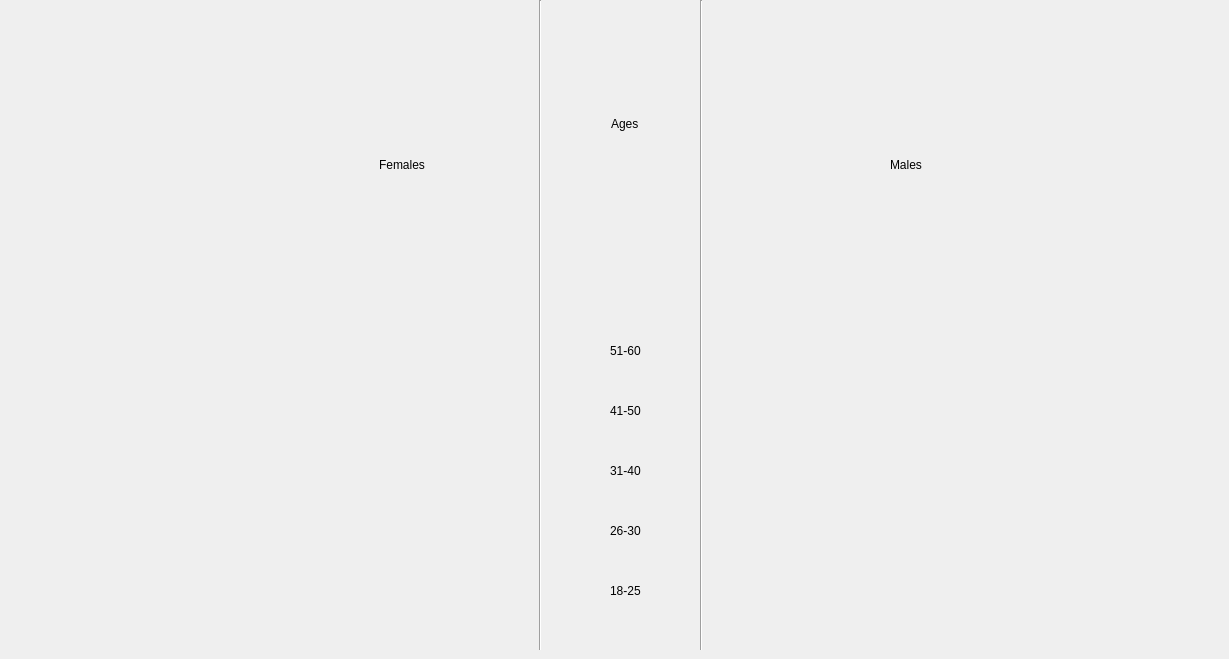
       <widget class="QWidget" name="agepyramid">
        <attribute name="title">
         <string>age pyramid</string>
        </attribute>
        <widget class="agepyramidwidget" name="age_pyramid" native="true">
         <property name="geometry">
          <rect>
           <x>20</x>
           <y>0</y>
           <width>1200</width>
           <height>650</height>
          </rect>
         </property>
         <widget class="QLabel" name="label">
          <property name="geometry">
           <rect>
            <x>359</x>
            <y>154</y>
            <width>71</width>
            <height>21</height>
           </rect>
          </property>
          <property name="text">
           <string>Females</string>
          </property>
         </widget>
         <widget class="QLabel" name="label_2">
          <property name="geometry">
           <rect>
            <x>870</x>
            <y>154</y>
            <width>71</width>
            <height>21</height>
           </rect>
          </property>
          <property name="text">
           <string>Males</string>
          </property>
         </widget>
         <widget class="Line" name="line_43">
          <property name="geometry">
           <rect>
            <x>510</x>
            <y>0</y>
            <width>20</width>
            <height>651</height>
           </rect>
          </property>
          <property name="orientation">
           <enum>Qt::Vertical</enum>
          </property>
         </widget>
         <widget class="Line" name="line_44">
          <property name="geometry">
           <rect>
            <x>671</x>
            <y>0</y>
            <width>20</width>
            <height>651</height>
           </rect>
          </property>
          <property name="orientation">
           <enum>Qt::Vertical</enum>
          </property>
         </widget>
         <widget class="QLabel" name="label_5">
          <property name="geometry">
           <rect>
            <x>591</x>
            <y>113</y>
            <width>31</width>
            <height>21</height>
           </rect>
          </property>
          <property name="text">
           <string>Ages</string>
          </property>
         </widget>
         <widget class="QLabel" name="label_6">
          <property name="geometry">
           <rect>
            <x>590</x>
            <y>340</y>
            <width>31</width>
            <height>21</height>
           </rect>
          </property>
          <property name="text">
           <string>51-60</string>
          </property>
         </widget>
         <widget class="QLabel" name="label_7">
          <property name="geometry">
           <rect>
            <x>590</x>
            <y>400</y>
            <width>31</width>
            <height>21</height>
           </rect>
          </property>
          <property name="text">
           <string>41-50</string>
          </property>
         </widget>
         <widget class="QLabel" name="label_8">
          <property name="geometry">
           <rect>
            <x>590</x>
            <y>460</y>
            <width>31</width>
            <height>21</height>
           </rect>
          </property>
          <property name="text">
           <string>31-40</string>
          </property>
         </widget>
         <widget class="QLabel" name="label_9">
          <property name="geometry">
           <rect>
            <x>590</x>
            <y>520</y>
            <width>31</width>
            <height>21</height>
           </rect>
          </property>
          <property name="text">
           <string>26-30</string>
          </property>
         </widget>
         <widget class="QLabel" name="label_17">
          <property name="geometry">
           <rect>
            <x>590</x>
            <y>580</y>
            <width>31</width>
            <height>21</height>
           </rect>
          </property>
          <property name="text">
           <string>18-25</string>
          </property>
         </widget>
        </widget>
       </widget>
